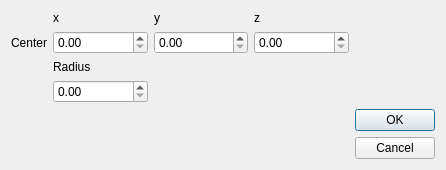
<?xml version="1.0" encoding="UTF-8"?>
<ui version="4.0">
 <class>Sphere</class>
 <widget class="QDialog" name="Sphere">
  <property name="geometry">
   <rect>
    <x>0</x>
    <y>0</y>
    <width>446</width>
    <height>160</height>
   </rect>
  </property>
  <property name="windowTitle">
   <string>Dialog</string>
  </property>
  <layout class="QGridLayout" name="gridLayout">
   <item row="9" column="0">
    <widget class="QLabel" name="label_4">
     <property name="sizePolicy">
      <sizepolicy hsizetype="Fixed" vsizetype="Preferred">
       <horstretch>0</horstretch>
       <verstretch>0</verstretch>
      </sizepolicy>
     </property>
     <property name="text">
      <string>Center</string>
     </property>
    </widget>
   </item>
   <item row="9" column="2">
    <widget class="QDoubleSpinBox" name="doubleSpinBox_2">
     <property name="sizePolicy">
      <sizepolicy hsizetype="Expanding" vsizetype="Fixed">
       <horstretch>0</horstretch>
       <verstretch>0</verstretch>
      </sizepolicy>
     </property>
    </widget>
   </item>
   <item row="16" column="4">
    <widget class="QDialogButtonBox" name="buttonBox">
     <property name="sizePolicy">
      <sizepolicy hsizetype="Fixed" vsizetype="Fixed">
       <horstretch>0</horstretch>
       <verstretch>0</verstretch>
      </sizepolicy>
     </property>
     <property name="orientation">
      <enum>Qt::Vertical</enum>
     </property>
     <property name="standardButtons">
      <set>QDialogButtonBox::Cancel|QDialogButtonBox::Ok</set>
     </property>
    </widget>
   </item>
   <item row="8" column="1">
    <widget class="QLabel" name="label">
     <property name="sizePolicy">
      <sizepolicy hsizetype="Fixed" vsizetype="Fixed">
       <horstretch>0</horstretch>
       <verstretch>0</verstretch>
      </sizepolicy>
     </property>
     <property name="text">
      <string>x</string>
     </property>
    </widget>
   </item>
   <item row="10" column="1" colspan="2">
    <widget class="QLabel" name="label_7">
     <property name="sizePolicy">
      <sizepolicy hsizetype="Fixed" vsizetype="Fixed">
       <horstretch>0</horstretch>
       <verstretch>0</verstretch>
      </sizepolicy>
     </property>
     <property name="text">
      <string>Radius</string>
     </property>
    </widget>
   </item>
   <item row="11" column="1">
    <widget class="QDoubleSpinBox" name="doubleSpinBox_10">
     <property name="sizePolicy">
      <sizepolicy hsizetype="Expanding" vsizetype="Fixed">
       <horstretch>0</horstretch>
       <verstretch>0</verstretch>
      </sizepolicy>
     </property>
    </widget>
   </item>
   <item row="8" column="2">
    <widget class="QLabel" name="label_2">
     <property name="sizePolicy">
      <sizepolicy hsizetype="Preferred" vsizetype="Fixed">
       <horstretch>0</horstretch>
       <verstretch>0</verstretch>
      </sizepolicy>
     </property>
     <property name="text">
      <string>y</string>
     </property>
    </widget>
   </item>
   <item row="9" column="1">
    <widget class="QDoubleSpinBox" name="doubleSpinBox">
     <property name="sizePolicy">
      <sizepolicy hsizetype="Expanding" vsizetype="Fixed">
       <horstretch>0</horstretch>
       <verstretch>0</verstretch>
      </sizepolicy>
     </property>
    </widget>
   </item>
   <item row="9" column="3">
    <widget class="QDoubleSpinBox" name="doubleSpinBox_3">
     <property name="sizePolicy">
      <sizepolicy hsizetype="Expanding" vsizetype="Fixed">
       <horstretch>0</horstretch>
       <verstretch>0</verstretch>
      </sizepolicy>
     </property>
    </widget>
   </item>
   <item row="8" column="3">
    <widget class="QLabel" name="label_3">
     <property name="sizePolicy">
      <sizepolicy hsizetype="Preferred" vsizetype="Fixed">
       <horstretch>0</horstretch>
       <verstretch>0</verstretch>
      </sizepolicy>
     </property>
     <property name="text">
      <string>z</string>
     </property>
    </widget>
   </item>
  </layout>
 </widget>
 <resources/>
 <connections>
  <connection>
   <sender>buttonBox</sender>
   <signal>accepted()</signal>
   <receiver>Sphere</receiver>
   <slot>accept()</slot>
   <hints>
    <hint type="sourcelabel">
     <x>248</x>
     <y>254</y>
    </hint>
    <hint type="destinationlabel">
     <x>157</x>
     <y>274</y>
    </hint>
   </hints>
  </connection>
  <connection>
   <sender>buttonBox</sender>
   <signal>rejected()</signal>
   <receiver>Sphere</receiver>
   <slot>reject()</slot>
   <hints>
    <hint type="sourcelabel">
     <x>316</x>
     <y>260</y>
    </hint>
    <hint type="destinationlabel">
     <x>286</x>
     <y>274</y>
    </hint>
   </hints>
  </connection>
 </connections>
</ui>
